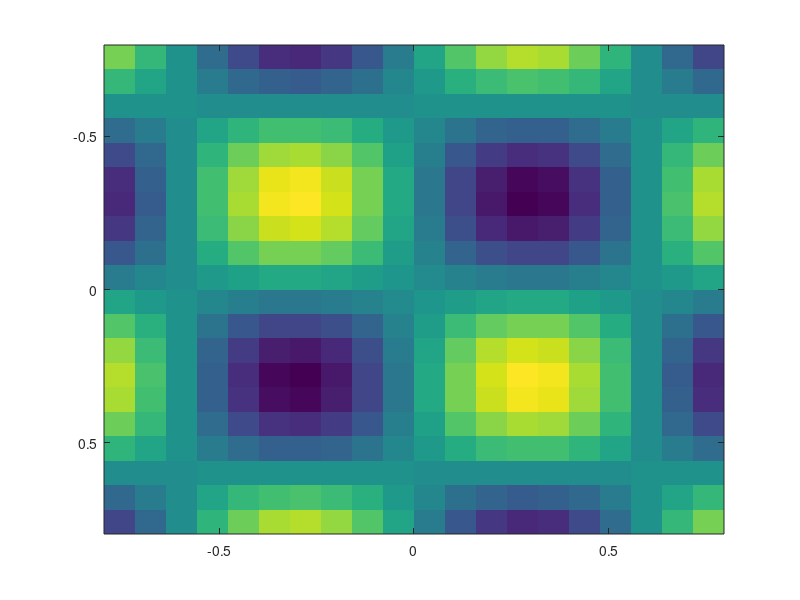

Recreate this plot in MATLAB.
x3=sin(linspace(-4,4,20));
y3=sin(linspace(-4,4,20));
for i=1:20
    for j=1:20
      T3(i,j)=x3(i)*y3(j);  
    end
end
imagesc(x3,y3,T3)
